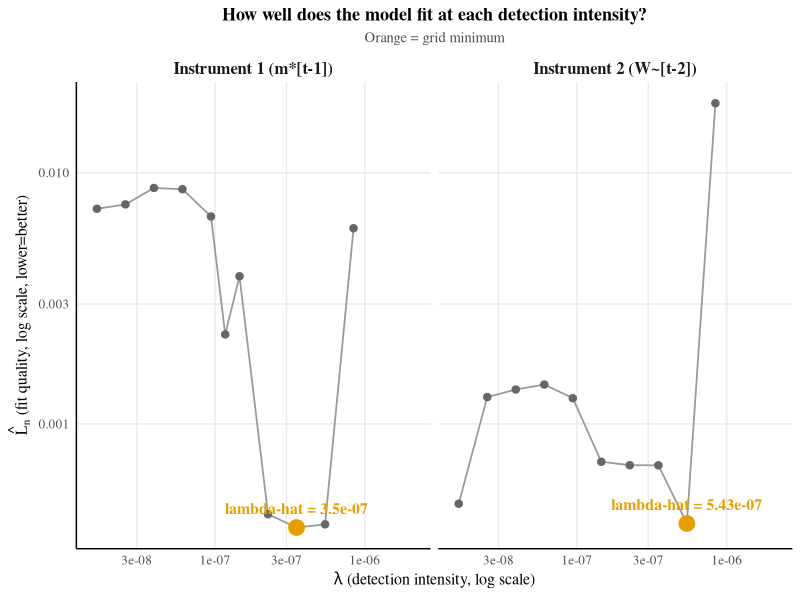

This figure's R source:
## Slide version of the lambda-grid plot (lag_m vs lag_2_cal_W), stripped of
## the TS/chi-sq pass-fail machinery -- just the L_n_hat(lambda) profile with
## each instrument's own grid minimum marked. Companion to 1285 (which shows
## the 95% CI band); this one is for the "$\lambda$ Search" slide in
## 650-stage2-prelim-results.qmd, which only wants "here's the minimum",
## not the formal test (that's introduced later, in "How the Test Works").
## 2026-09-17.

library(tidyverse)

lagm <- read.csv("Code/Products/1270-lambdagrid-lag_m-allcombined.csv") %>%
    filter(lambda <= 8.412e-07) %>%
    transmute(lambda, Lhat, instrument = "lag_m")

lag2w <- read.csv("Code/Products/1273-lambdagrid-noeta-lag_2_cal_W.csv") %>%
    transmute(lambda, Lhat, instrument = "lag_2_cal_W")

df <- bind_rows(lagm, lag2w) %>%
    mutate(instrument = factor(instrument, levels = c("lag_m", "lag_2_cal_W"),
                                labels = c("Instrument 1 (m*[t-1])", "Instrument 2 (W~[t-2])")))

mins <- df %>% group_by(instrument) %>% slice_min(Lhat, n = 1) %>% ungroup() %>%
    mutate(label = sprintf("lambda-hat = %.3g", lambda))

wong_orange <- "#E69F00"

p <- ggplot(df, aes(x = lambda, y = Lhat)) +
    geom_line(color = "grey60", linewidth = 0.6) +
    geom_point(color = "grey40", size = 2.2) +
    geom_point(data = mins, color = wong_orange, size = 5) +
    geom_text(data = mins, aes(label = label), color = wong_orange,
              family = "Times", fontface = "bold", size = 4, vjust = -1.2) +
    scale_x_log10(labels = scales::label_scientific(),
                  expand = expansion(mult = c(0.08, 0.3))) +
    scale_y_log10() +
    facet_wrap(~instrument) +
    labs(x = expression(lambda~"(detection intensity, log scale)"),
         y = expression(hat(L)[n]~"(fit quality, log scale, lower=better)"),
         title = "How well does the model fit at each detection intensity?",
         subtitle = "Orange = grid minimum") +
    theme_minimal() +
    theme(
        panel.grid.minor = element_blank(),
        axis.line = element_line(color = "black", linetype = "solid"),
        plot.title = element_text(family = "Times", size = 13, face = "bold", hjust = 0.5),
        plot.subtitle = element_text(family = "Times", size = 10.5, hjust = 0.5, color = "grey30"),
        strip.text = element_text(family = "Times", size = 12, face = "bold"),
        axis.title = element_text(size = 11.5),
        axis.text = element_text(size = 9.5),
        text = element_text(family = "Times")
    )

ggsave("Paper/images/1305-lambdagrid-minonly.png", p, width = 10, height = 5.5, dpi = 300)
cat("Saved: Paper/images/1305-lambdagrid-minonly.png\n")
for (i in seq_len(nrow(mins))) {
    cat(sprintf("%s: lambda=%.4g, Lhat=%.6g\n", mins$instrument[i], mins$lambda[i], mins$Lhat[i]))
}
